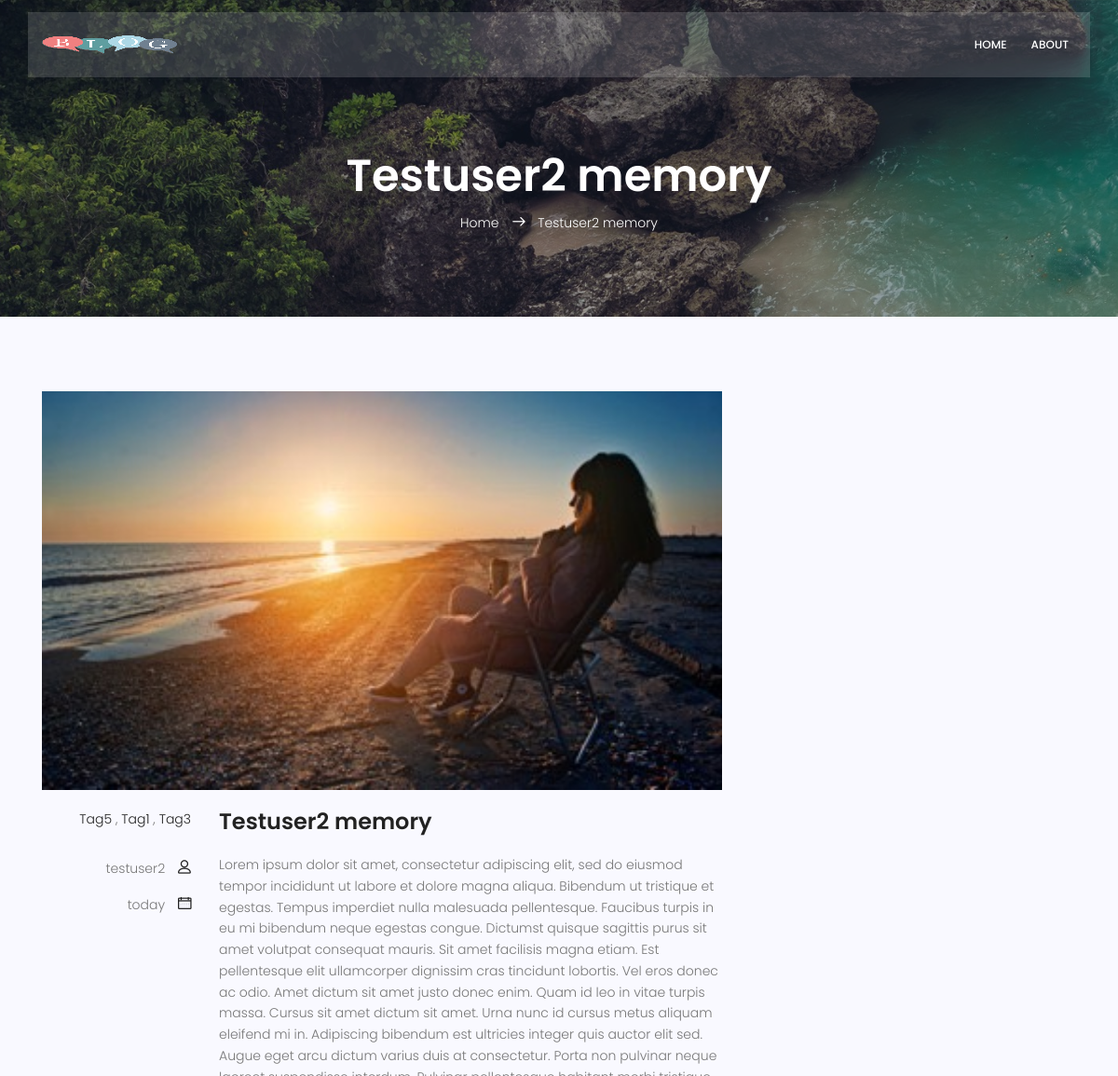
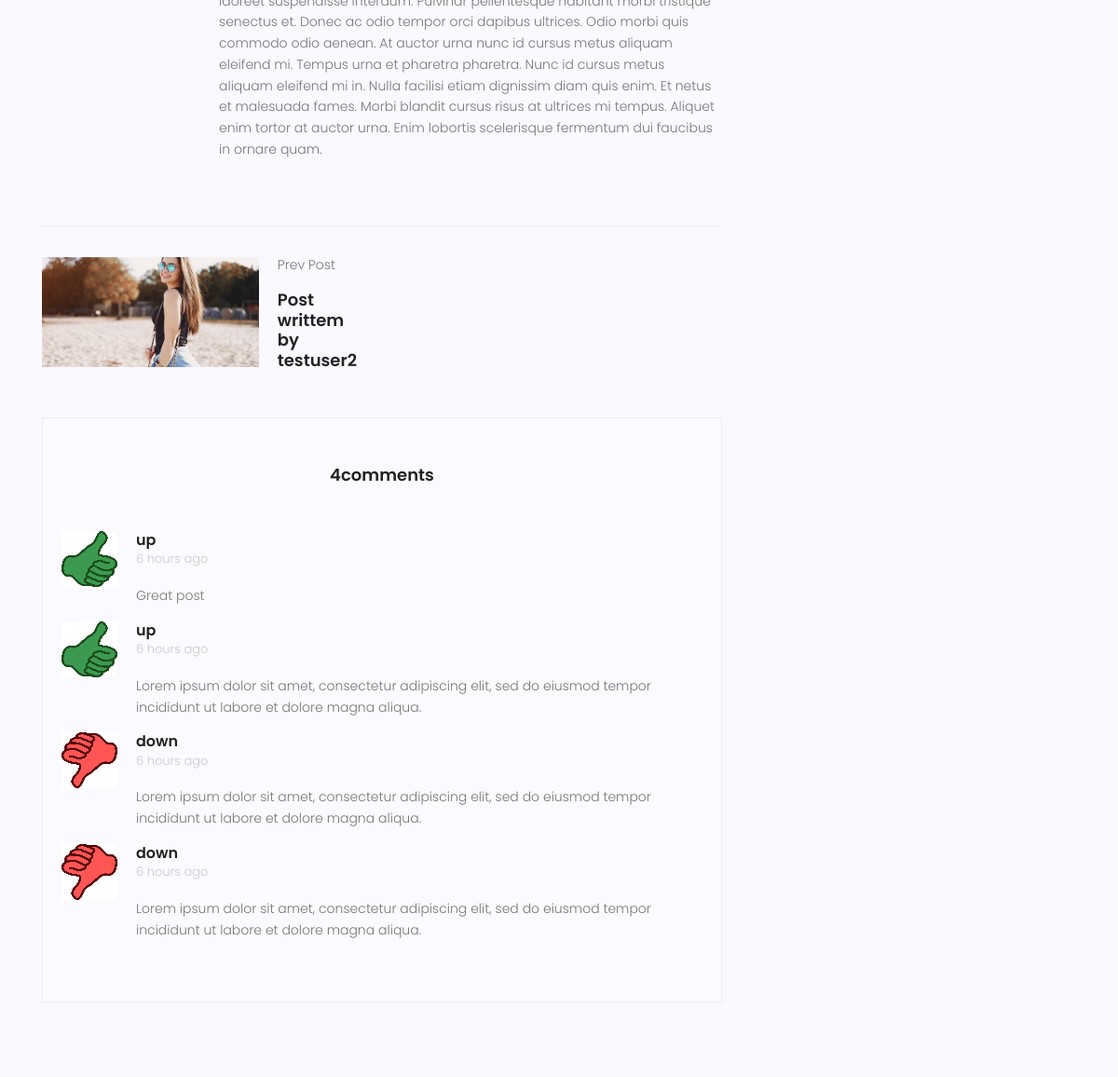
/3c193ac0-565a-404c-aec6-2ee8222ee351, run on the app's committed database (2 pictures, top to bottom).
### blog/models.py (models this page shows, shortened)
class Post(models.Model):
    image = models.ImageField(upload_to='blog/', default='blog/default.jpg')
    author = models.ForeignKey(User, on_delete=models.SET_NULL, null=True, blank=True)
    title = models.CharField(max_length=255)
    content = models.TextField()
    status = models.BooleanField(default=False)
    tags = models.ManyToManyField('tag', blank=True)
    vote_total = models.IntegerField(null=True, blank=True, default=0)
    vote_ratio = models.IntegerField(null=True, blank=True, default=0)
    published_date = models.DateTimeField(null=True)
    created_date = models.DateTimeField(auto_now_add=True)
    updated_date = models.DateTimeField(auto_now=True)
    id = models.UUIDField(default=uuid.uuid4, unique=True,
                         primary_key=True, editable=False)
    class Meta:
        ordering = ['-created_date',]

class Tag(models.Model):
    name = models.CharField(max_length=200)
    created_date = models.DateTimeField(auto_now_add=True)
    updated_date = models.DateTimeField(auto_now=True)
    id = models.UUIDField(default=uuid.uuid4, unique=True,
                        primary_key=True, editable=False)

class Review(models.Model):
    VOTE_TYPE =(
        ('up','Up Vote'),
        ('down','Down Vote')
    )
    post = models.ForeignKey(Post, on_delete=models.CASCADE)
    body = models.TextField(blank=True, null=True)
    value = models.CharField(max_length=255, choices=VOTE_TYPE)
    created_date = models.DateTimeField(auto_now_add=True)
    updated_date = models.DateTimeField(auto_now=True)
    id = models.UUIDField(default=uuid.uuid4, unique=True,
                         primary_key=True, editable=False)

### blog/views.py (the view)
# urls.py: path('<str:id>', single_post, name='single_post'),
def single_post(request, id):
    posts = Post.objects.filter(status=1)
    post = get_object_or_404(posts, id=id)
    reviews = Review.objects.filter(post=post.id)
    context = {
        'post': post,
        'reviews': reviews,
        }
    return render(request,'single-post.html', context)

### templates/single-post.html (shortened to what this page needs)
{% extends 'base.html' %}
{% load static %}
{% load humanize %}
{% block content %}
<section class="relative about-banner">
	<div class="overlay overlay-bg"></div>
	<div class="container">
		<div class="row d-flex align-items-center justify-content-center">
			<div class="about-content col-lg-12">
				<h1 class="text-white">
					{{ post.title }}
				</h1>
				<p class="text-white link-nav"><a href="{% url 'blog:index' %}">Home </a> <span class="lnr lnr-arrow-right"></span> <a href="blog-single.html">{{ post.title }}</a></p>
			</div>
		</div>
	</div>
</section>
<section class="post-content-area single-post-area">
	<div class="container">
		<div class="row">
			<div class="col-lg-8 posts-list">
				<div class="single-post row">
					<div class="col-lg-12">
						<div class="feature-img">
							<img class="img-fluid" src="{{ post.image.url }}" alt="">
						</div>
					</div>
					<div class="col-lg-3  col-md-3 meta-details">
						<ul class="tags">
							{% for tag in post.tags.all  %}
							<li><a href="#">{{ tag.name }}</a> {% if not forloop.last %},{% endif %}</li>
							{% endfor %}
						</ul>
						<div class="user-details row">
							<p class="user-name col-lg-12 col-md-12 col-6"><a href="#">{{post.author.username}}</a> <span class="lnr lnr-user"></span></p>
							<p class="date col-lg-12 col-md-12 col-6"><a href="#">{{post.published_date|naturalday}}</a> <span class="lnr lnr-calendar-full"></span></p>
						</div>
					</div>
					<div class="col-lg-9 col-md-9">
						<h3 class="mt-20 mb-20">{{post.title}}</h3>
						<p class="excert">
							{{post.content}}
						</p>
					</div>
				</div>
				<div class="navigation-area">
					<div class="row">
						<div class="col-lg-6 col-md-6 col-12 nav-left flex-row d-flex justify-content-start align-items-center">
							<div class="thumb">
								{% if post.get_previous_by_created_date %}
								<a href="{% url 'blog:single_post' post.get_previous_by_created_date.id %}"><img class="img-fluid" src="{{ post.get_previous_by_created_date.image.url }}" alt=""></a>
							</div>
							<div class="arrow">
								<a href="#"></a>
							</div>
							<div class="detials">
								<p>Prev Post</p>
								<a href="{% url 'blog:single_post' post.get_previous_by_created_date.id %}"><h4>{{ post.get_previous_by_created_date.title }}</h4></a>
								{% endif %}
							</div>
						</div>
						<div class="col-lg-6 col-md-6 col-12 nav-right flex-row d-flex justify-content-end align-items-center">
						</div>
					</div>
				</div>
				<div class="comments-area">
					{% if reviews %}
					<h4>{{reviews|length}}{% if reviews|length > 1 %}comments{% else %}comment{% endif %}</h4>
					<div class="comment-list">
						{% for review in reviews %}
						<div class="single-comment justify-content-between d-flex">
							<div class="user justify-content-between d-flex">
								<div class="thumb">
									{% if review.value == 'up' %}
									<img src="{% static 'img/blog/like.jpg' %}" alt="">
									{% else %}
									<img src="{% static 'img/blog/dislike.jpg' %}" alt="">
									{% endif %}
								</div>
								<div class="desc">
									<h5><a href="#">{{review.value}}</a></h5>
									<p class="date">{{review.created_date|naturaltime}} </p>
									<p class="comment">
										{{ review.body }}
									</p>
								</div>
							</div>
						</div>
						{% endfor %}
					</div>
					{% endif %}
				</div>
			</div>
		</div>
	</div>
</section>
{% endblock content %}

### templates/base.html (shortened to what this page needs)
{% load static %}
<!DOCTYPE html>
<html lang="zxx" class="no-js">
<head>
		<link rel="stylesheet" href="{% static 'css/linearicons.css' %}">
		<link rel="stylesheet" href="{% static 'css/font-awesome.min.css' %}">
		<link rel="stylesheet" href="{% static 'css/bootstrap.css' %}">
		<link rel="stylesheet" href="{% static 'css/magnific-popup.css' %}">
		<link rel="stylesheet" href="{% static 'css/jquery-ui.css' %}">
		<link rel="stylesheet" href="{% static 'css/nice-select.css' %}">
		<link rel="stylesheet" href="{% static 'css/animate.min.css' %}">
		<link rel="stylesheet" href="{% static 'css/owl.carousel.css' %}">
		<link rel="stylesheet" href="{% static 'css/main.css' %}">
	</head>
	<body>
		<header id="header">
			<div class="header-top">
				<div class="container">
				<div class="row align-items-center">
					<div class="col-lg-6 col-sm-6 col-6 header-top-left">
					</div>
				</div>
				</div>
			</div>
			<div class="container main-menu">
				<div class="row align-items-center justify-content-between d-flex">
					<div id="logo">
					<a href="index.html"><img src="{% static 'img/logo.png' %}" alt="" title="" /></a>
					</div>
					<nav id="nav-menu-container">
					<ul class="nav-menu">
						<li><a href="{% url 'blog:index' %}">Home</a></li>
						<li><a href="#">About</a></li>
					</ul>
					</nav>
				</div>
			</div>
		</header>
    {% block content %}
    {% endblock content %}
</body>
</html>

### data on the page
Post: title "Testuser2 memory", image (picture), author.username "testuser2", published_date "today", content "Lorem ipsum dolor sit amet, consectetur adipiscing elit, sed do eiusmod tempor incididunt ut labore et dolore magna aliqua. Bibendum ut tristique et egestas. Tempus imperdiet nulla malesuada pellentesque. Faucibus turpis in eu mi bibendum neque egestas congue. Dictumst quisque sagittis purus sit amet volutpat consequat mauris. Sit amet facilisis magna etiam. Est pellentesque elit ullamcorper dignissim cras tincidunt lobortis. Vel eros donec ac odio. Amet dictum sit amet justo donec enim. Quam id leo in vitae turpis massa. Cursus sit amet dictum sit amet. Urna nunc id cursus metus aliquam eleifend mi in. Adipiscing bibendum est ultricies integer quis auctor elit sed. Augue eget arcu dictum…", get_previous_by_created_date.image (picture), get_previous_by_created_date "Post writtem by testuser2"
Tag: name "Tag5"
Tag: name "Tag1"
Tag: name "Tag3"
Review: value "up", created_date "6 hours ago", body "Great post"
Review: value "up", created_date "6 hours ago", body "Lorem ipsum dolor sit amet, consectetur adipiscing elit, sed do eiusmod tempor incididunt ut labore et dolore magna aliqua."
Review: value "down", created_date "6 hours ago", body "Lorem ipsum dolor sit amet, consectetur adipiscing elit, sed do eiusmod tempor incididunt ut labore et dolore magna aliqua."
Review: value "down", created_date "6 hours ago", body "Lorem ipsum dolor sit amet, consectetur adipiscing elit, sed do eiusmod tempor incididunt ut labore et dolore magna aliqua."

### other printed values
{{ reviews|length }} "4"
